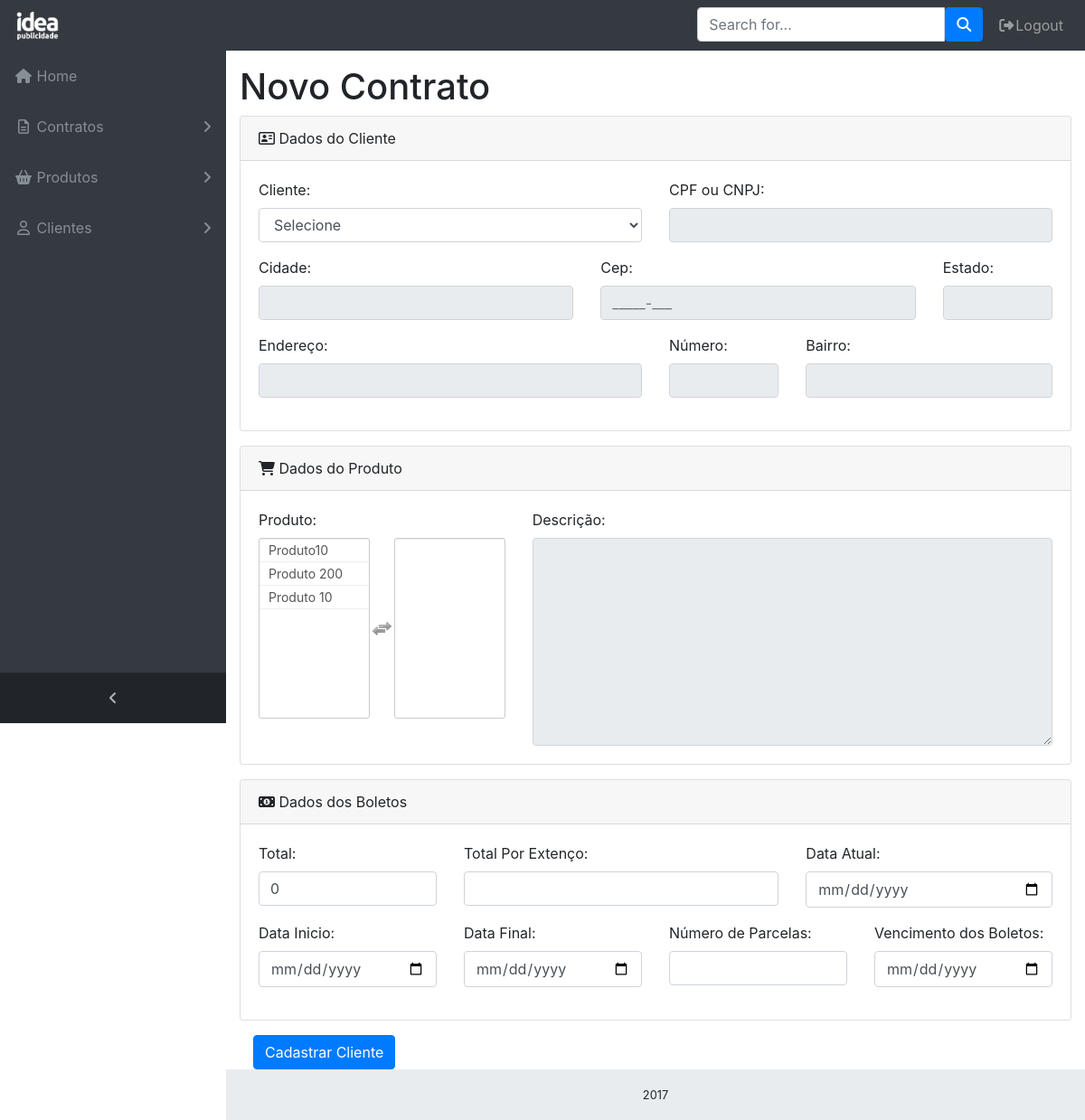
The app's page /index.php?option=novo-contrato (signed in) with its own data.
### tables this page shows
CREATE TABLE `produtos` (
  `idProduto` int(11) NOT NULL,
  `nomeProduto` varchar(150) NOT NULL,
  `descricao` varchar(750) NOT NULL,
  `valor` double NOT NULL
);

### control/DAO/ProdutoDAO.php (called while the page is built, shortened)
<?php
class ProdutoDAO {
   function listar() {
      $idProduto = func_get_args();
      $id = implode("", $idProduto[0]);
      try {
         $conexao = new ConnectionFactory();
         $con = $conexao->newConnection();
         if(empty($id)) {
            $cadastro = $con->prepare("SELECT * FROM produtos");
         } else {
            $cadastro = $con->prepare("SELECT * FROM produtos WHERE idProduto = ?");
            $cadastro->bindValue(1,$id);
         }
         $cadastro->execute();
         if($cadastro->rowCount() > 0) {
            return $cadastro;
         } else {
            $validade = array('alert' => 'alert-warning', 'msg' => 'Produto já cadastrado!');
         }
      } catch (Exception $ex) {
         die($ex->getMessage());
      }
   }
}

### control/ProdutoCtrl.php (called while the page is built, shortened)
<?php
require_once __DIR__ . "/DAO/ProdutoDAO.php";
class ProdutoCtrl {
   function listarProduto() {
      $idProduto = func_get_args();
      $produtoDao = new ProdutoDAO();
      return $produtoDao->listar($idProduto);
   }
}

### view/html/novo-contrato.php (the view, shortened to what this page needs)
<?php
   require_once __DIR__ . "/../../control/ProdutoCtrl.php";
   $produtosCtrl = new ProdutoCtrl();
?>
<h1>Novo Contrato</h1>
<form name="form-contrato" class="cadastro" action="view/php/novo-contrato.php" method="post">
   <div class="card mb-3">
      <div class="card-header">
         <i class="fa fa-address-card-o"></i>
         Dados do Cliente
      </div>
      <div class="card-body">
         <div class="row">
            <div class="col-md-6 mb-3">
               <label for="cliente">Cliente:</label>
               <select class="form-control clienteContrato" id="cliente" name="cliente">
                  <option disabled selected value="">Selecione</option>
               </select>
            </div>
            <div class="col-md-6 mb-3">
               <label for="cpf-cnpf">CPF ou CNPJ:</label>
               <input type="text" class="form-control cpf-cnpf" id="cpf-cnpf" name="cpf-cnpf" disabled>
            </div>
         </div>
         <div class="row">
            <div class="col-md-5 mb-3">
               <label for="cidade">Cidade:</label>
               <input type="text" class="form-control cidade" id="cidade" name="cidade" disabled>
            </div>
            <div class="col-md-5 mb-3">
               <label for="cep">Cep:</label>
               <input type="text" class="form-control cep" id="cep" name="cep" disabled>
            </div>
            <div class="col-md-2 mb-3">
               <label for="estado">Estado:</label>
               <input type="text" class="form-control estado" id="estado" name="estado" disabled>
            </div>
         </div>
         <div class="row">
            <div class="col-md-6 mb-3">
               <label for="endereco">Endereço:</label>
               <input type="text" class="form-control endereco" name="endereco" id="endereco" disabled>
            </div>
            <div class="col-md-2 mb-3">
               <label for="numero">Número:</label>
               <input type="number" class="form-control numero" name="numero" id="numero" disabled>
            </div>
            <div class="col-md-4 mb-3">
               <label for="bairro">Bairro:</label>
               <input type="text" class="form-control bairro" name="bairro" id="bairro" disabled>
            </div>
         </div>
      </div>
   </div>
   <div class="card mb-3">
      <div class="card-header">
         <i class="fa fa-shopping-cart"></i>
         Dados do Produto
      </div>
      <div class="card-body">
         <div class="row dados-produtos">
            <div class="col-md-4 mb-6">
               <label for="produto">Produto:</label>
               <select multiple='multiple' class="form-control produtoContrato" id="listaproduto" name="produto[]">
                  <?php $rows = $produtosCtrl->listarProduto(); ?>
                  <?php while($inscricao = $rows->fetch(PDO::FETCH_OBJ)): ?>
                  <option data-valor="<?php echo $inscricao->valor; ?>" value="<?php echo $inscricao->idProduto ?>"><?php echo $inscricao->nomeProduto ?></option>
                  <?php endwhile; ?>
               </select>
            </div>
            <div class="col-md-8 mb-6">
               <label for="descricao">Descrição:</label>
               <textarea type="text" class="form-control descricao" id="descricao" rows="9" name="descricao" disabled></textarea>
            </div>
         </div>
      </div>
   </div>
   <div class="card mb-3">
      <div class="card-header">
         <i class="fa fa-money"></i>
         Dados dos Boletos
      </div>
      <div class="card-body">
         <div class="row">
            <div class="col-md-3 mb-3">
               <label for="total">Total:</label>
               <input type="text" class="form-control total" id="total" value="0" name="total" required>
            </div>
            <div class="col-md-5 mb-3">
               <label for="descricao-total">Total Por Extenço:</label>
               <input type="text" class="form-control" id="descricao-total" name="descricaoTotal" required>
            </div>
            <div class="col-md-4 mb-3">
               <label for="data-atual">Data Atual:</label>
               <input type="date" class="form-control" id="data-atual" name="dataAtual" required>
            </div>
            <div class="col-md-3 mb-3">
               <label for="data-inicio">Data Inicio:</label>
               <input type="date" class="form-control" id="data-inicio" name="dataInicio" required>
            </div>
            <div class="col-md-3 mb-3">
               <label for="data-final">Data Final:</label>
               <input type="date" class="form-control" id="data-final" name="dataFinal" required>
            </div>
            <div class="col-md-3 mb-3">
               <label for="num-parcelas">Número de Parcelas:</label>
               <input type="number" class="form-control" id="num-parcelas" name="numParcelas" required>
            </div>
            <div class="col-md-3 mb-3">
               <label for="data-boleto">Vencimento dos Boletos:</label>
               <input type="date" class="form-control" id="data-boleto" name="dataBoleto" required>
            </div>
         </div>
      </div>
   </div>
   <div class="col-md-12">
      <button class="btn btn-primary btn-cadastro" type="submit">Cadastrar Cliente</button>
   </div>
</form>

### assets/css/style.css (style rules this page uses)
html { position: relative; min-height: 100%; }
body.sticky-footer { margin-bottom: 56px; }
body.fixed-nav { padding-top: 56px; }

### records on screen
produtos: $inscricao->idProduto 1 (drawn)
produtos: $inscricao->idProduto 2 (drawn)
produtos: $inscricao->idProduto 5 (drawn)

### other values on screen
$item["nome"] "Home"
$item["nome"] "Contratos"
$item["nome"] "Produtos"
$item["nome"] "Clientes"
